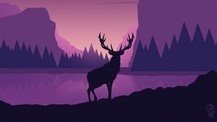
#> input picture deer1.jpg, 217 x 122 px
$ jupyter execute --allow-errors Translation.ipynb   (shell and % lines are left out)
#> lines starting #> are read from the running program, lines starting #| are printed output that depends on the picture
[cell 1]
from skimage import io
import matplotlib.pyplot as plt
import matplotlib.image as mpimg
import numpy as np
import warnings
warnings.filterwarnings("ignore")

[cell 2]
def showImage(src):
    img=mpimg.imread(src)
    imgplot = plt.imshow(img)
    plt.show()

[cell 3]
camera = io.imread("deer1.jpg",as_gray = True)
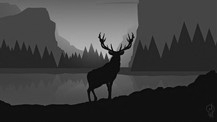
#> camera: shape (122, 217) float64; min 0.0184, max 0.798, mean 0.245
showImage("deer1.jpg")

[cell 4]
type(camera)
print(camera.shape)
#| (122, 217)
#first one height, second one width

[cell 5]
rowNum = camera.shape[0]
#> rowNum = 122
colNum = camera.shape[1]
#> colNum = 217
print(rowNum,"\n", colNum)
#| 122
#|  217

[cell 6]
def getHeightWidthOFTransformedImage(transFormationMatrix,oldShape):
    newH = oldShape[0] - abs(transFormationMatrix[0][2])
    newW = oldShape[1] - abs(transFormationMatrix[1][2])
    print("H = ",newH)
    print("W = ",newW)
    return newH, newW

[cell 7]
transFormationMatrix = np.int32([[1,0,-10],[0,1,-50]])
newH, newW = getHeightWidthOFTransformedImage(transFormationMatrix, camera.shape)
#> newH = 112; newW = 167

transformedImage = np.empty([newH, newW, 3], dtype= int)
transformedImage.fill(0)
#> transformedImage: shape (112, 167, 3) int64; every value is 0
#> (the rest of this cell did not finish here and is left out)


$ run again, with deer.jpg copied over deer1.jpg
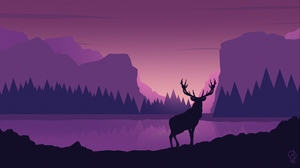
#> input picture deer.jpg, 300 x 168 px
#> `camera = io.imread("deer1.jpg",as_gray = True)`:
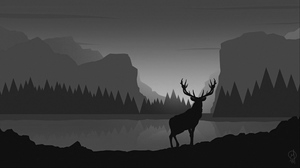
#> camera: shape (168, 300) float64; min 0.0145, max 0.8, mean 0.248
#| (168, 300)
#| 168
#|  300
#> transformedImage: shape (158, 250, 3) int64; every value is 0
